Frame 1 (no input): blank canvas, image omitted
Frame 60 (the mouse pressed at the canvas centre just before this capture): blank canvas, image omitted
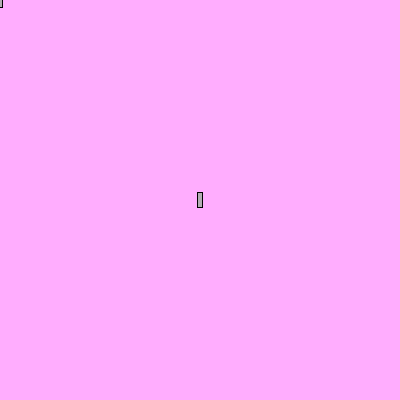
Frame 120 (the mouse held since frame 60 and released just before this capture)

The Processing sketch whose frames 1 and 60 were blank and that drew this single picture after the mouse press (run headless with seeded random() and noise(); from frame 60 on, the mouse is pressed at the canvas centre):

// Processing sketch: processing_180921
// ── processing_180921.pde

void setup(){
  size(400,400);
  background(#FFADFE);
}
void draw(){
  //background(255);
  stroke(0);
  fill(175, 35);
  rectMode(CENTER);
  rect(mouseX, mouseY, 5 + (mouseX/400 * 30), 15);
  println(mouseX);
}
